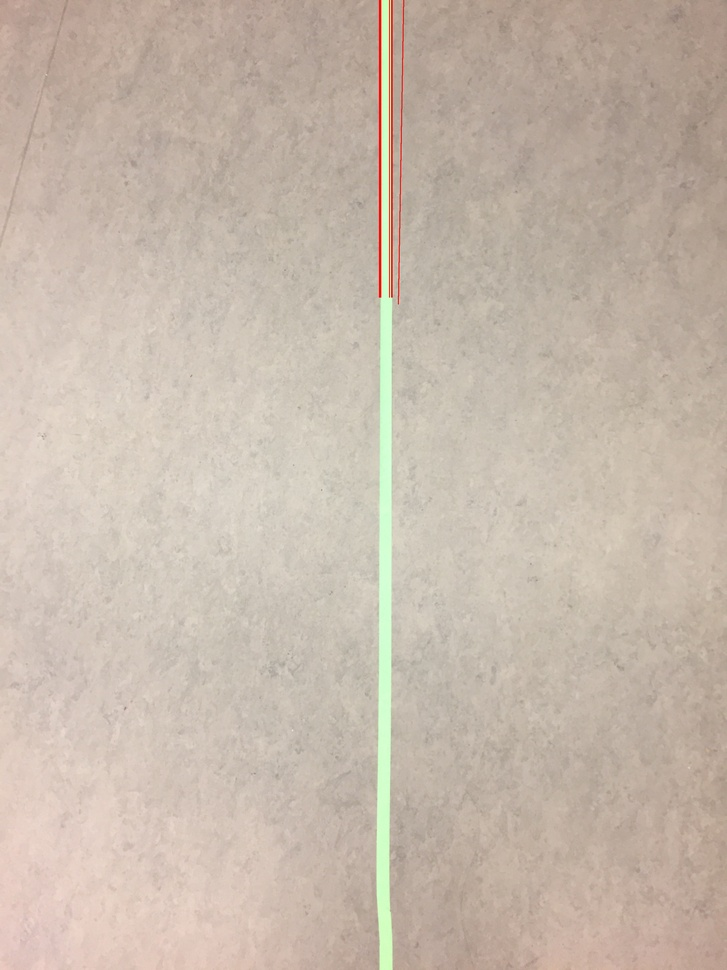
#> input picture houghlines3.jpg, 727 x 970 px, shrunk from 2448 x 3264 before the run, given in place of top_down_1.m4v, which was not available
$ python color_detection.py
#> lines starting #> are read from the running program, lines starting #| are printed output that depends on the picture; after the words box and inside, x2 and y2 are one past the last pixel; in counts of white or black regions, pixels touching at a corner belong together; pictures that were not available may be replaced by others from this repository, and a replacement may not be noted
import cv2
import numpy as np

video = cv2.VideoCapture("videos/top_down_1" + ".m4v")

cv2.namedWindow('linesH', cv2.WINDOW_NORMAL)
while True:
    _, frame = video.read()
#> frame is the input picture: shape (970, 727, 3); mean B, G, R 171.5, 184.8, 198.5
    if not _:
        break
    hsv = cv2.cvtColor(frame, cv2.COLOR_BGR2HSV)
#> hsv: shape (970, 727, 3); mean H, S, V 15.1, 35.7, 199.1

    # These are calculated by hand, super iffy on if they will break or not
    color_min = np.array([30, 0, 240])
    color_max = np.array([80, 70, 255])

    mask = cv2.inRange(hsv, color_min, color_max)
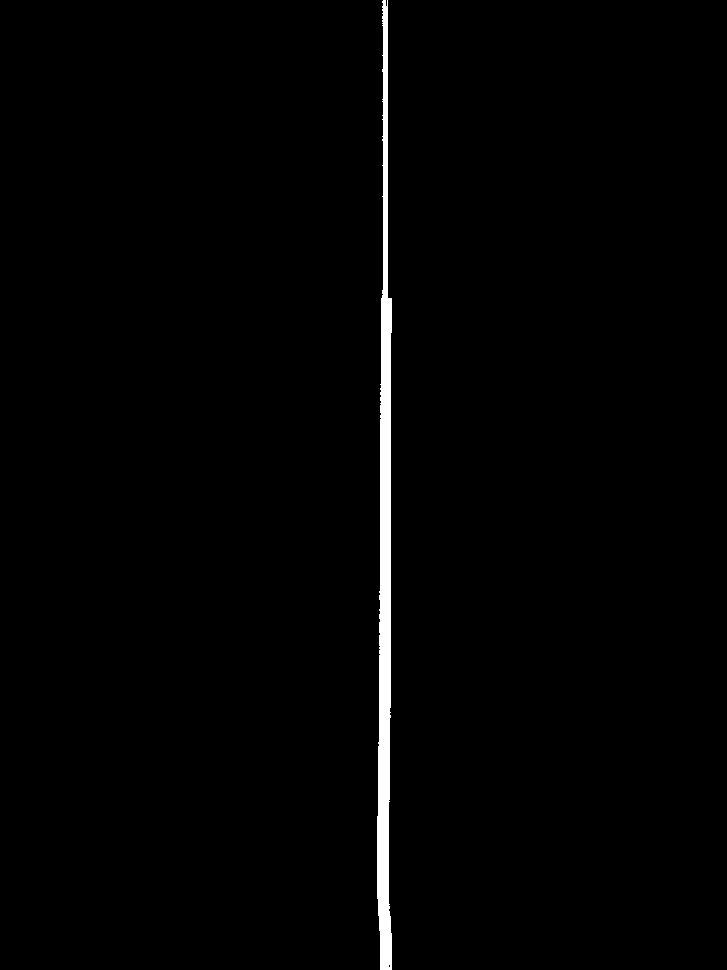
#> mask: shape (970, 727); 1.3% white; 1 white region, box (x1, y1, x2, y2) and area: (377, 0, 392, 970) 9144
    edges = cv2.Canny(mask, 50, 150, apertureSize=3)
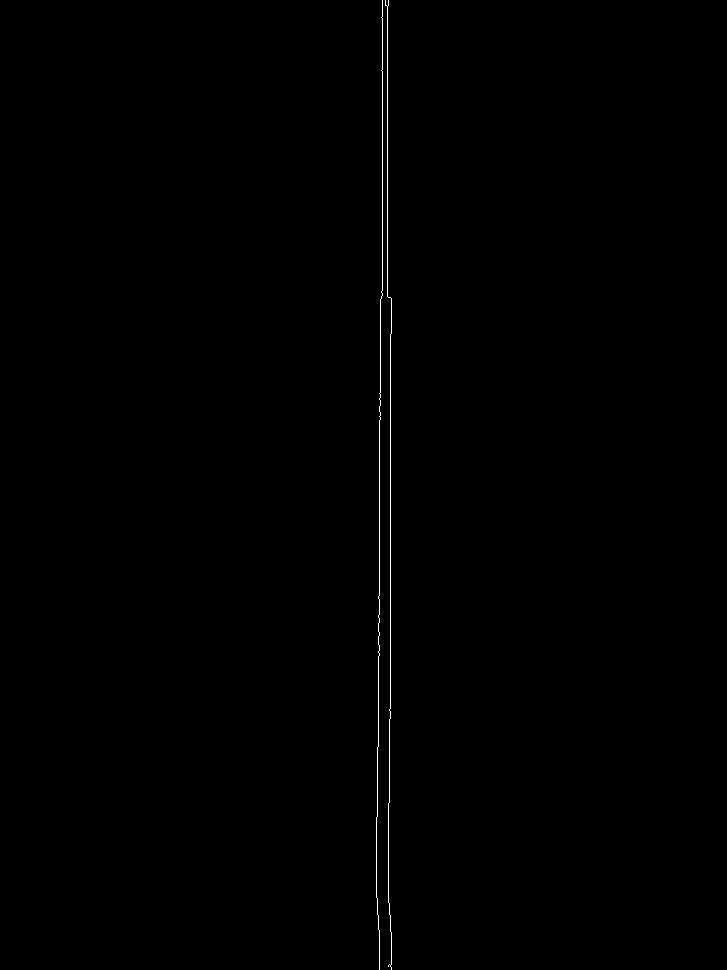
#> edges: shape (970, 727); 0.28% white in thin lines or dots, all inside (x1, y1, x2, y2) = (376, 0, 392, 970)
    lines = cv2.HoughLines(edges, 1, np.pi / 180, 200)
#> lines = [[390, 0], [382, 0], [387, 0], [379, 0]]
    output = frame

    if lines is None:
        continue
    im2 = frame

    sorted_things = []
    for line in lines:
        rho, theta = line[0]
        angle = np.rad2deg(theta)
        # normalizing the angles
        if angle > 90:
            angle -= 180
            rho *= -1
        if angle < -90:
            angle += 180
            rho *= -1

        sorted_things.append((angle, rho))
#> this loop made 4 passes
#> (line, rho) on passes 1 to 4: ([[390, 0]], 390), ([[382, 0]], 382), ([[387, 0]], 387), ([[379, 0]], 379)
#> after the loop, sorted_things = [(0, 390), (0, 382), (0, 387), (0, 379)]
    sorted_things.sort()
    # print(sorted_things)
    new_sort = []
    tmp_list = []

    # merge "duplicate" lines
    while sorted_things:
        to_manipulate = sorted_things.pop(0)

        if not tmp_list:
            tmp_list.append(to_manipulate)
            continue
        else:
            if (np.absolute(tmp_list[-1][0] - to_manipulate[0]) < 20) and (np.absolute(tmp_list[-1][1] - to_manipulate[1]) < 30):
                # the angles are similar
                tmp_list.append(to_manipulate)
            else:
                # new set of lines
                new_sort.append(tuple([sum(x) / len(x) for x in zip(*tmp_list)]))

                tmp_list = [to_manipulate]
#> this loop made 4 passes
#> after the loop, new_sort = []
    new_sort.append(tuple([sum(x) / len(x) for x in zip(*tmp_list)]))

    print(new_sort)
#| [(0.0, 384.5)]

    for item in new_sort:
        theta, rho = item
        theta = np.deg2rad(theta)
        a = np.cos(theta)
        b = np.sin(theta)
        x0 = a * rho
        y0 = b * rho
        x1 = int(x0 + 1000 * (-b))
        y1 = int(y0 + 1000 * a)
        x2 = int(x0 - 1000 * (-b))
        y2 = int(y0 - 1000 * a)
        cv2.line(frame, (x1, y1), (x2, y2), (0, 0, 255), 20)
#> this loop made 1 pass
#> (theta, rho, a, b, x0, y0, x1, y1) on pass 1: (0, 384.5, 1, 0, 384.5, 0, 384, 1000)
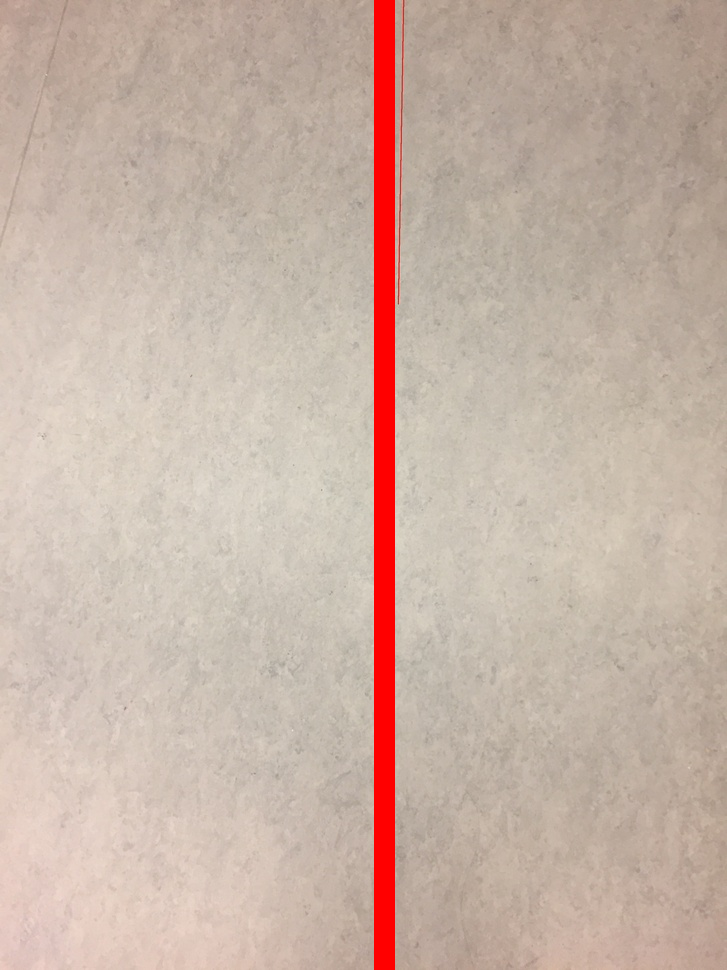
#> frame: shape (970, 727, 3); 2.89% of pixels changed, all inside (x1, y1, x2, y2) = (374, 0, 395, 970)

    # [4 lines of commented-out code are left out]
    cv2.imshow('linesH', frame)

    k = cv2.waitKey(5) & 0xFF
#> (key Esc is pressed here)
    if k == 27:
        break
cv2.destroyAllWindows()
video.release()
